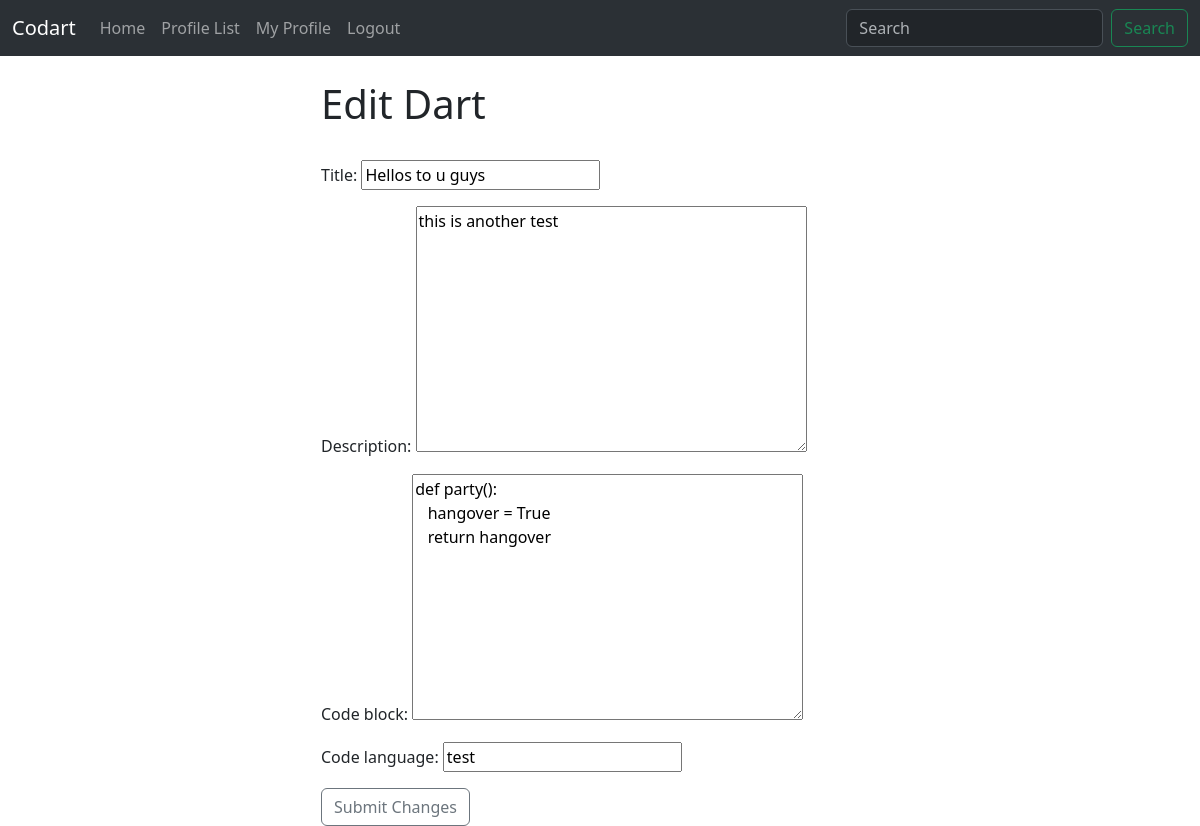
Before: /edit_dart/3/ (signed in) with the older database file.
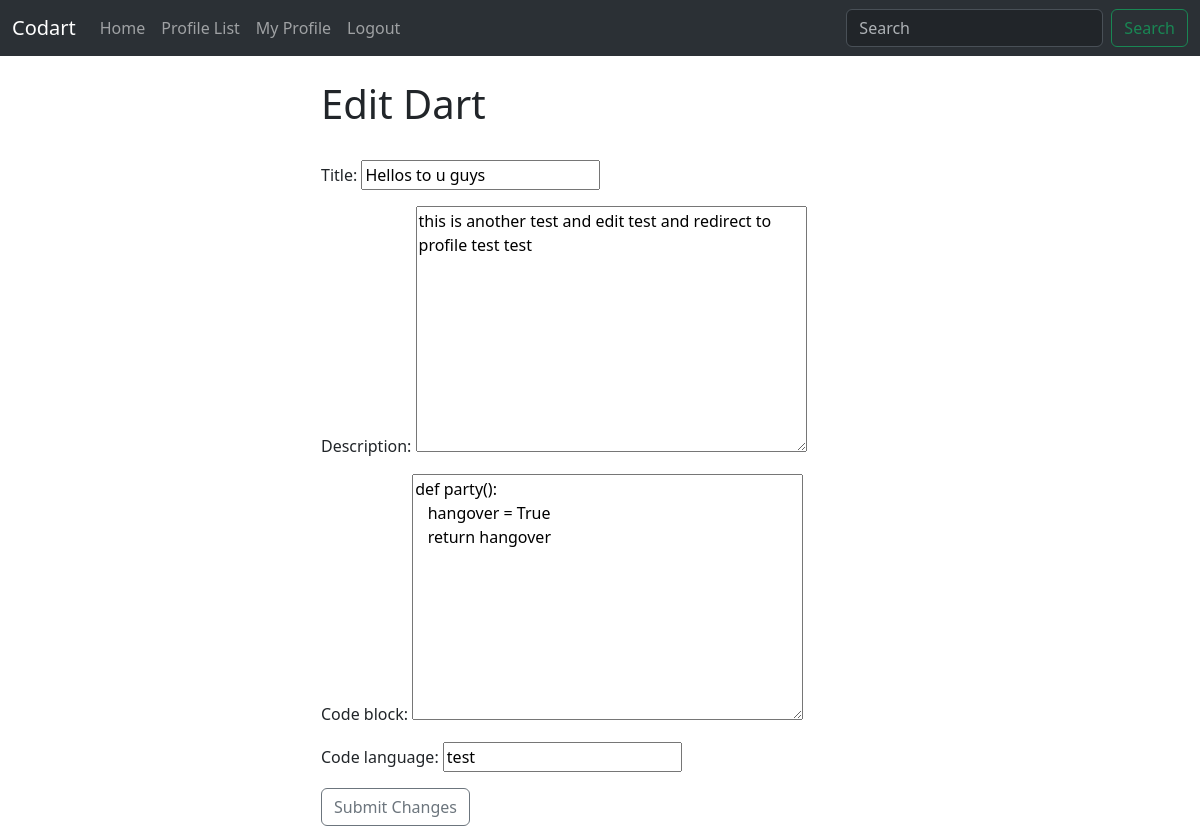
After: the same page with the newer database file.
### codart/models.py (models this page shows, shortened)
class Dart(models.Model):
    user = models.ForeignKey(User, related_name="darts", on_delete=models.DO_NOTHING)
    title = models.CharField(max_length=100)
    description = models.TextField(max_length=128)
    code_block = models.TextField(max_length=1024)
    date_created = models.DateTimeField(auto_now_add=True)
    code_language = models.CharField(max_length=100)
    likes = models.ManyToManyField(User, related_name='dart_likes', blank=True)
    dislikes = models.ManyToManyField(User, related_name='dart_dislikes', blank=True)

### codart/views.py (the view)
# urls.py: path('edit_dart/<int:pk>/', views.edit_dart, name='edit_dart'),
def edit_dart(request, pk):
    if request.user.is_authenticated:
        dart = get_object_or_404(Dart, id=pk)
        form = DartForm(request.POST or None, instance=dart)
        if form.is_valid():
            form.save()
            messages.success(request, f'Dart updated successfully')
            return redirect('profile', pk=request.user.id)
        return render(request, 'edit_dart.html', {"form": form})
    else:
        messages.success(request, f'You need to be logged in to edit a dart')
        return redirect('home')

### codart/forms.py
class DartForm(forms.ModelForm):
    class Meta:
        code = forms.CharField(
            required=True,
            widget=forms.Textarea(
                attrs={
                    'placeholder': 'Enter your code here',
                    'class': 'form-control'
                }
            )
        )
    class Meta:
        model = Dart
        exclude = ("user", "likes", "dislikes")

### codart/templates/edit_dart.html (shortened to what this page needs)
{% extends 'base.html' %}
{% block content %}
<div class="col-6 offset-md-3">
    <h1> Edit Dart </h1>
    <br/>
    <form method=POST action="" enctype="multipart/form-data">
        {{ form.as_p }}
        <button type="submit" class="btn btn-outline-secondary">
            Submit Changes
        </button>
    </form>
</div>
{% endblock %}

### codart/templates/base.html (shortened to what this page needs)
{% load static %}
<!doctype html>
<html lang="en">
<head>
    <link href="https://cdn.jsdelivr.net/npm/bootstrap@5.3.2/dist/css/bootstrap.min.css" rel="stylesheet">
</head>
<body>
    {% include 'navbar.html' %}
    <br/>
    <div class="container">
    {% block content %}
    {% endblock %}
    </div>
</body>
</html>

### codart/templates/navbar.html (shortened to what this page needs)
<nav class="navbar navbar-expand-md bg-body-tertiary sticky-top" data-bs-theme="dark">
    <div class="container-fluid">
        <a class="navbar-brand" href="{% url 'home' %}">Codart</a>
        <div class="collapse navbar-collapse" id="navbarSupportedContent">
            <ul class="navbar-nav me-auto mb-2 mb-lg-0">
                <li class="nav-item">
                    <a class="nav-link" href="{% url 'home' %}">Home</a>
                </li>
                <li class="nav-item">
                    <a class="nav-link" href="{% url 'profile_list' %}">Profile List</a>
                </li>
            {% if request.user.is_authenticated %}
                <li class="nav-item">
                    <a class="nav-link" href="{% url 'profile' request.user.id %}">My Profile</a>
                </li>
                <li class="nav-item">
                    <a class="nav-link" href="{% url 'logout' %}">Logout</a>
                </li>
            {% endif %}
            </ul>
            <form class="d-flex" role="search">
                <input class="form-control me-2" type="search" placeholder="Search" aria-label="Search">
                <button class="btn btn-outline-success" type="submit">Search</button>
            </form>
        </div>
    </div>
</nav>

Changed rows visible on the page:
changed Dart "Hellos to u guys": description "this is another test" → "this is another test and edit test and redirect to profile test test"
